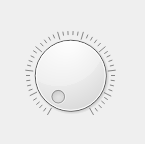
<?xml version="1.0" encoding="UTF-8"?>
<ui version="4.0">
 <class>MainWindow</class>
 <widget class="QMainWindow" name="MainWindow">
  <property name="geometry">
   <rect>
    <x>0</x>
    <y>0</y>
    <width>145</width>
    <height>144</height>
   </rect>
  </property>
  <property name="windowTitle">
   <string>Servo</string>
  </property>
  <widget class="QWidget" name="centralwidget">
   <widget class="QDial" name="dial">
    <property name="geometry">
     <rect>
      <x>20</x>
      <y>30</y>
      <width>101</width>
      <height>91</height>
     </rect>
    </property>
    <property name="maximum">
     <number>180</number>
    </property>
    <property name="notchesVisible">
     <bool>true</bool>
    </property>
   </widget>
  </widget>
 </widget>
 <resources/>
 <connections/>
</ui>
